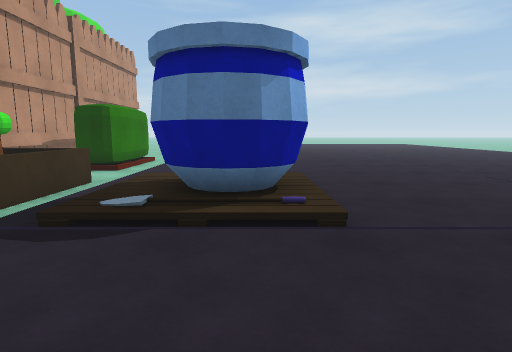
view 1 (above)

16 first-person views from a walk through a 3-D level made in the Unity game engine. The camera is 1.2 m above the floor, tilts 8° down and sees 80° across. The floor is counted in squares, 1 m on a side. Each view is taken from the middle of a square. On the plan, view 1 faces up. The plan holds only what a view shows up to about 13 squares ahead; the rest is blank. The place goes on beyond the plan.

view 2
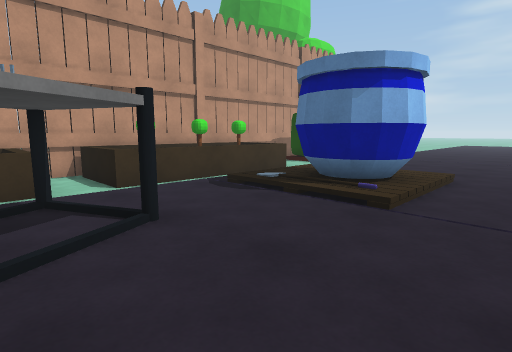

view 3
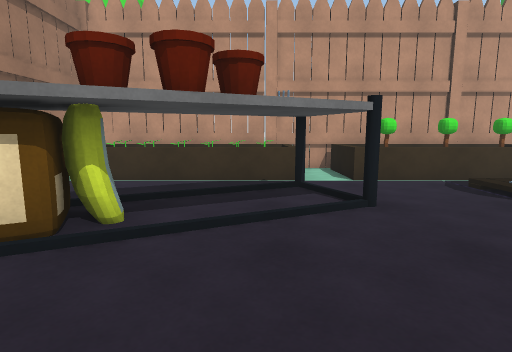

view 4
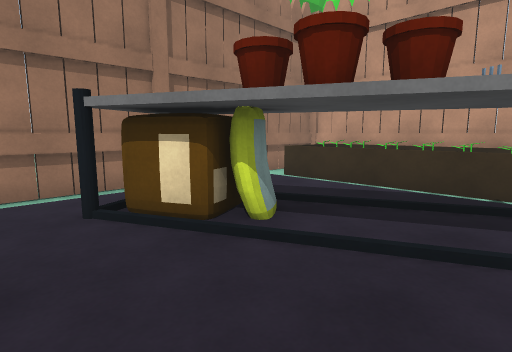

view 5
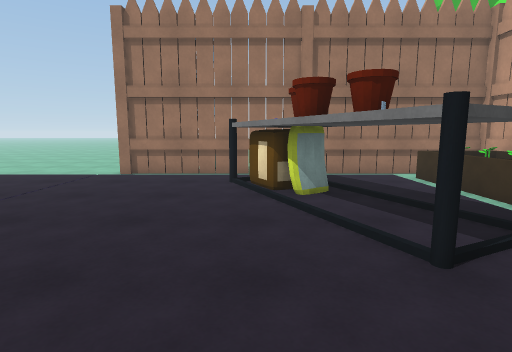

view 6
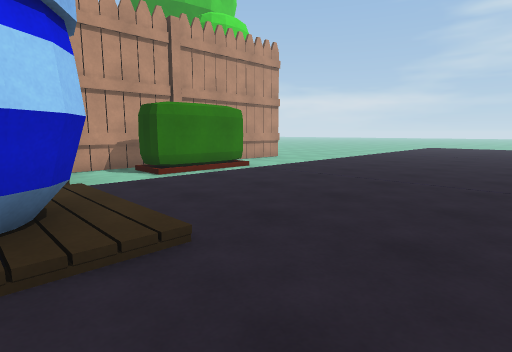

view 7
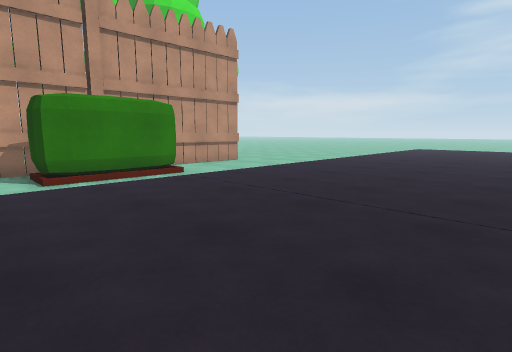

view 8
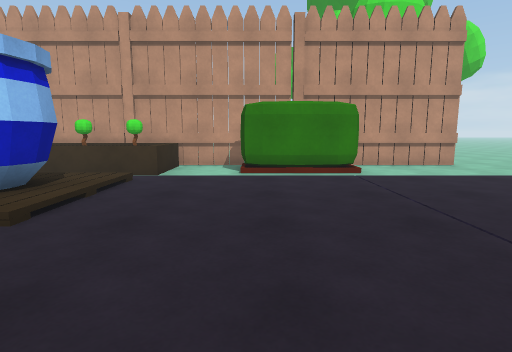

view 9
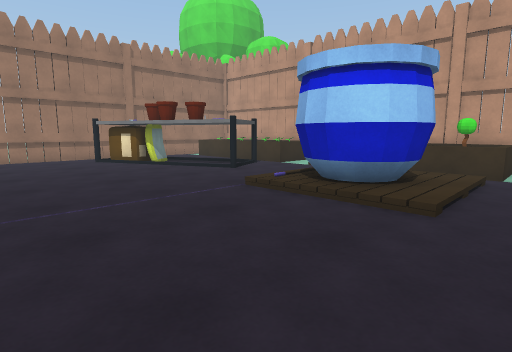

view 10
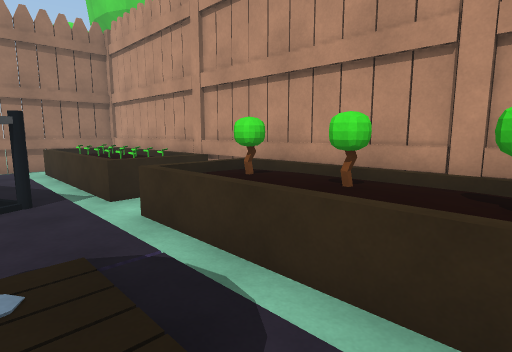

view 11
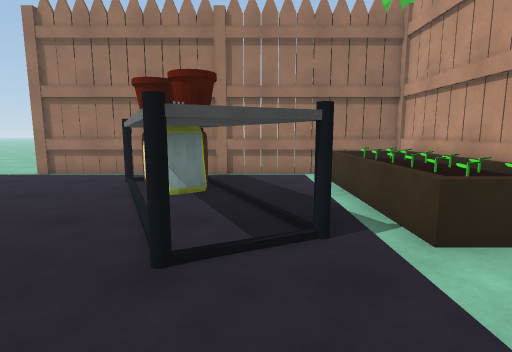

view 12
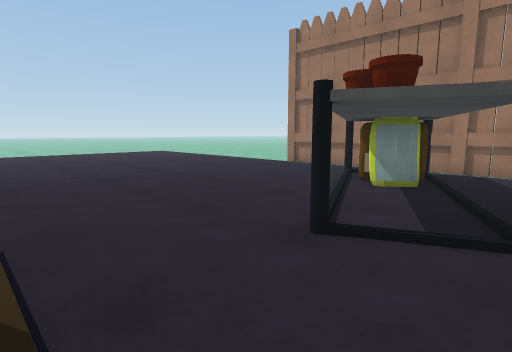

view 13
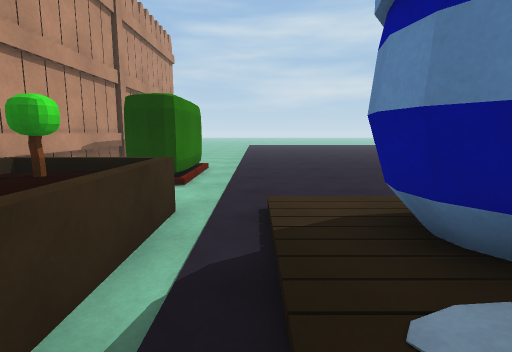

view 14
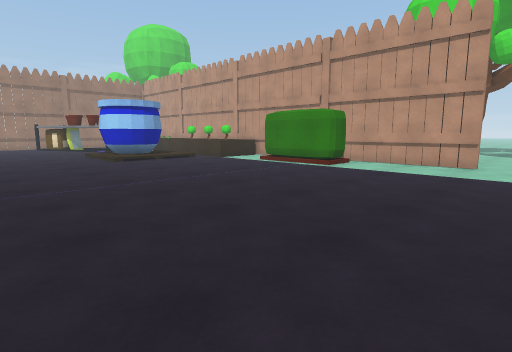

view 15
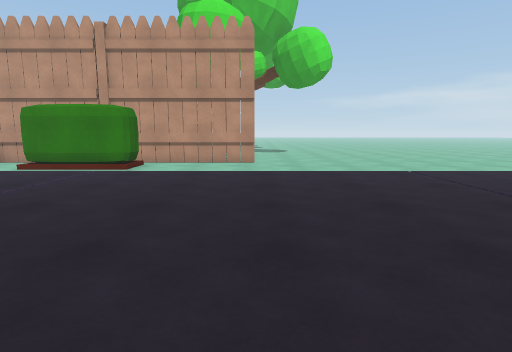

view 16
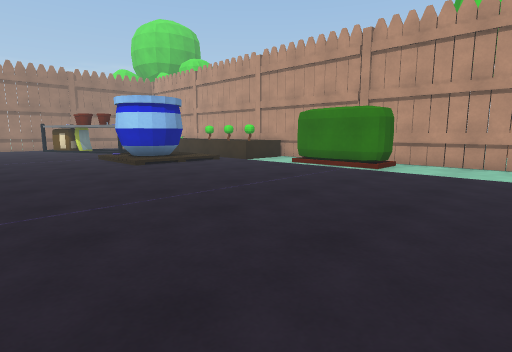

### Floor plan
Key: @ floor where view 1 was taken; # wall or solid block; x gap in a wall; . main floor; : floor 0.25 m higher than the main floor; / step, stairs or slope; O other object.
Columns run from 9 left of view 1 to 6 right of it. Each row starts with its distance up from view 1.
 21  ............. .
 20 ...............
 19 ................
 18   #.............
 17   #.............
 16   #.............
 15   #.............
 14   #OO...........
 13   #OO...........
 12   # O...........
 11   #OO...........
 10   #.............
  9   #.............
  8   #OOO/////.....
  7   #OOO/:OO/.....
  6   #OOO/OOOO.....
  5   #OOO/OOOO.....
  4   #OOO//O//.....
  3   #OOO..........
  2   #OOO..........
  1   #.....O.......
  0   #OOOOOO@......
 -1   #OOOOOOO......
 -2   #OOO.OOO......
 -3   #OOO.OOOO.....
 -4   #OOO..O O.....
 -5   #OOO..OOOO....
 -6   #OOO...O......
 -7   #############x

Where each view was taken, in squares from view 1:
view 1: 0 up, 0 right, facing up
view 2: 1 down, 3 right, facing up-left
view 3: 1 down, 4 right, facing left
view 4: 0 up, 3 right, facing down-left
view 5: 4 up, 1 right, facing down
view 6: 6 up, 4 right, facing up-left
view 7: 9 up, 4 right, facing up-left
view 8: 11 up, 5 right, facing left
view 9: 9 up, 6 right, facing down-left
view 10: 7 up, 2 left, facing down-left
view 11: 4 up, 2 left, facing down
view 12: 4 up, 3 left, facing down-right
view 13: 3 up, 3 left, facing up
view 14: 21 up, 6 right, facing down-left
view 15: 19 up, 6 right, facing left
view 16: 19 up, 6 right, facing down-left
